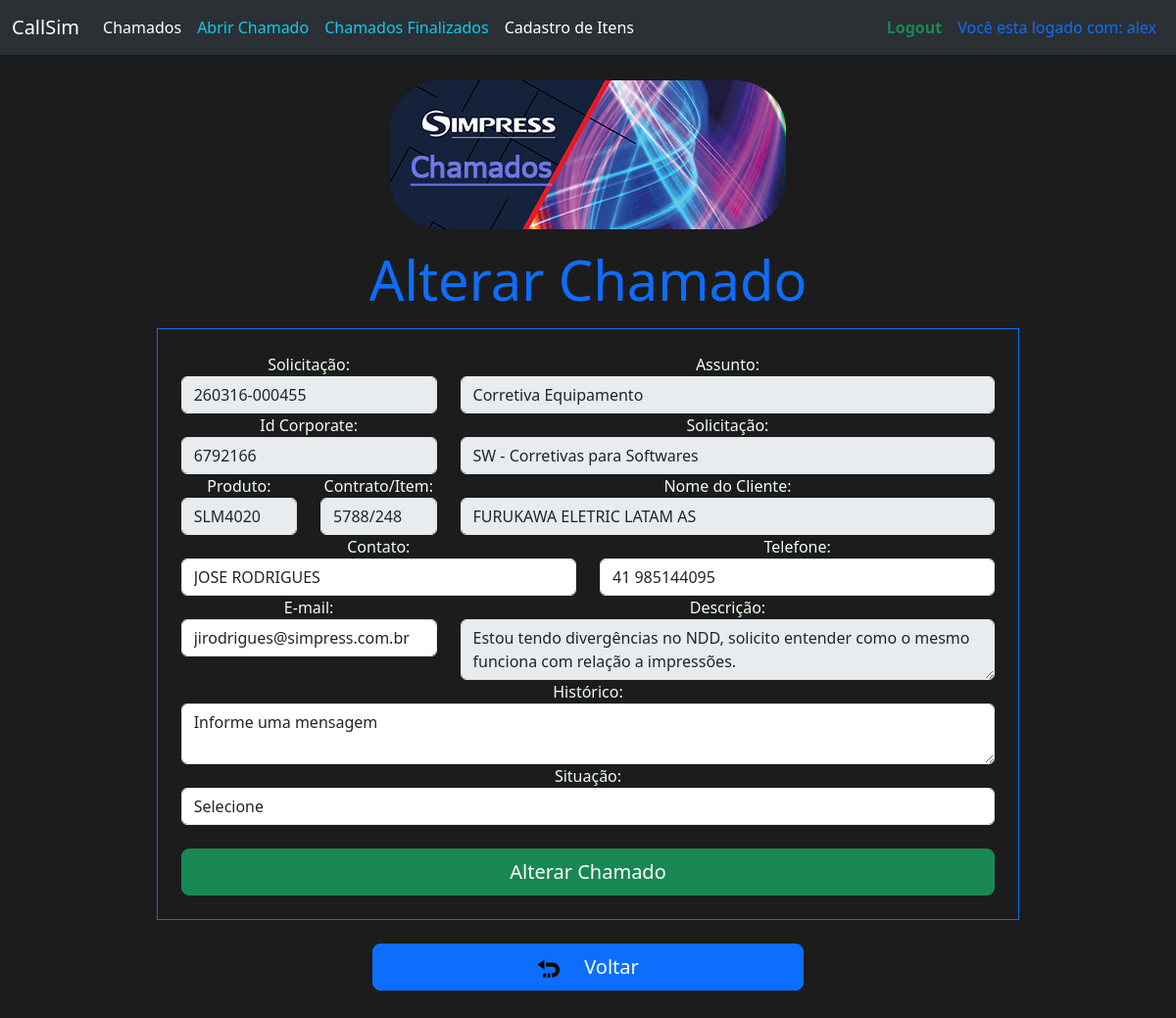
Screenshot of /alterar_chamado/1 (signed in) with the database file from the repository.
### CallSim/models.py (models this page shows, shortened)
class Usuario(db.Model, UserMixin):
    id = db.Column(db.Integer, primary_key=True)
    nome = db.Column(db.String(120), nullable=False)
    usuario = db.Column(db.String(length=100), nullable=False, unique=True)
    email = db.Column(db.String(length=100), nullable=False, unique=True)
    senha = db.Column(db.String(length=60), nullable=False, unique=True)
    lembrete_senha = db.Column(db.String(length=100), nullable=False, unique=True)
    @property
    def senhacript(self):
        return self.senhacrip

class Chamado(db.Model):
    id = db.Column(db.Integer, primary_key=True)
    solicitacao = db.Column(db.String(250), nullable=False)
    assunto = db.Column(db.String(220), nullable=False)
    id_os_corporate = db.Column(db.String(50), nullable=False)
    tipo_solicitacao = db.Column(db.String(220), nullable=False)
    produto = db.Column(db.String(220), nullable=False)
    contrato_item = db.Column(db.String(20), nullable=False)
    nome_cliente = db.Column(db.String(220), nullable=False)
    nome_contato = db.Column(db.String(220), nullable=False)
    telefone_contato = db.Column(db.String(220), nullable=False)
    email_contato = db.Column(db.String(220), nullable=False)
    descricao = db.Column(db.String(220), nullable=False)
    historico_mensagem = db.Column(db.String(250), nullable=False)
    situacao = db.Column(db.String(100), nullable=False)

class Situacao(db.Model):
    id = db.Column(db.Integer, primary_key=True)
    situacao = db.Column(db.String(250), nullable=False)

### CallSim/routes.py (the view, shortened to what this page needs)
@app.route('/alterar_chamado/<int:chamado_id>', methods=['GET', 'POST'])
@login_required
def alterar_chamado(chamado_id):
    chamado = Chamado.query.get_or_404(chamado_id)
    form = ChamadoAlteradoForm(obj=chamado)
    return render_template('alterar_chamado.html', form=form)

### CallSim/form.py (called while the page is built)
def choice_situacao_query():
    return Situacao.query

### CallSim/models.py (called while the page is built)
@login_manager.user_loader
def load_user(usuario_id):
    return Usuario.query.get(int(usuario_id))

### CallSim/templates/alterar_chamado.html (shortened to what this page needs)
{% extends 'base.html' %}
{% block conteudo %}
<div class="d-flex justify-content-center align-items-center">
    <div class="row">
        <div class="col-16">
            <div class="container text-center">
                <div class="row">
                    <div>
                        <img src="{{url_for('static', filename='img/banner_chamados.png')}}"
                             class="img-fluid h3 mb-3 mt-4">
                    </div>
                    <h1 class="h3 mb-3 text-primary display-4">Alterar Chamado</h1>
                </div>
                <form method="POST" class="form-register border border-primary p-4" id="formEncerrar" style="color: whitesmoke;">
                    <div class="row">
                        <div class="col-md-4">
                            {{ form.solicitacao.label()}}
                            {{ form.solicitacao(class="form-control", placeholder="Informe o número", readonly=true, disabled=true) }}
                        </div>
                        <div class="col-md-8">
                            {{ form.assunto.label()}}
                            {{ form.assunto(class="form-control", placeholder="Informe o Assunto", readonly=true, disabled=true) }}
                        </div>
                    </div>
                    <div class="row">
                        <div class="col-md-4">
                            {{ form.id_os_corporate.label()}}
                            {{ form.id_os_corporate(class="form-control", placeholder="Chamado Corporate", readonly=true, disabled=true) }}
                        </div>
                        <div class="col-md-8">
                            {{ form.tipo_solicitacao.label()}}
                            {{ form.tipo_solicitacao(class="form-control", readonly=true, disabled=true) }}
                        </div>
                    </div>
                    <div class="row">
                        <div class="col-md-2">
                            {{ form.produto.label()}}
                            {{ form.produto(class="form-control", readonly=true, disabled=true) }}
                        </div>
                        <div class="col-md-2">
                            {{ form.contrato_item.label()}}
                            {{ form.contrato_item(class="form-control", placeholder="Contrato/iten", readonly=true, disabled=true) }}
                        </div>
                        <div class="col-md-8">
                            {{ form.nome_cliente.label()}}
                            {{ form.nome_cliente(class="form-control", placeholder="Nome do cliente", readonly=true, disabled=true) }}
                        </div>
                    </div>
                    <div class="row">
                        <div class="col-md-6">
                            {{ form.nome_contato.label()}}
                            {{ form.nome_contato(class="form-control", placeholder="Nome do ponto focal") }}
                        </div>
                        <div class="col-md-6">
                            {{ form.telefone_contato.label()}}
                            {{ form.telefone_contato(class="form-control", placeholder="Número do telefone") }}
                        </div>
                    </div>
                    <div class="row">
                        <div class="col-md-4">
                            {{ form.email_contato.label()}}
                            {{ form.email_contato(class="form-control", placeholder="Número do telefone") }}
                        </div>
                        <div class="col-md-8">
                            {{ form.descricao.label()}}
                            {{ form.descricao(class="form-control", placeholder="Descrição do Chamado", readonly=true, disabled=true) }}
                        </div>
                    </div>
                    <div class="row">
                        <div class="col-md-12">
                            {{ form.historico_mensagem.label()}}
                            {{ form.historico_mensagem(class="form-control", placeholder="Histórico do Chamado") }}
                        </div>
                    </div>
                    <div class="row">
                        <div class="col-md-12">
                            {{ form.situacao.label()}}
                            {{ form.situacao(class="form-control") }}
                        </div>
                    </div>
                    <div class="d-grid mt-4">
                        <button type="button" class="btn btn-lg btn-success" data-bs-toggle="modal" data-bs-target="#encerrarChamado">
                            Alterar Chamado
                        </button>
                    </div>
                </form>
                <div class="text-center mt-4 mb-5">
                    <a href="{{url_for('lista_chamado')}}" class="btn btn-lg btn-primary w-50"><img
                            src="{{url_for('static', filename='img/voltar.png')}}" class="me-4">Voltar</img></a>
                </div>
            </div>
        </div>
    </div>
</div>
{% endblock %}

### CallSim/templates/base.html (shortened to what this page needs)
<!DOCTYPE html>
<html lang="pt-br">
<head>
    <link href="https://cdn.jsdelivr.net/npm/bootstrap@5.3.8/dist/css/bootstrap.min.css" rel="stylesheet"
>
</head>
<body>
<nav class="navbar navbar-expand-lg bg-body-tertiary" data-bs-theme="dark">
    <div class="container-fluid">
        <a class="navbar-brand" href="{{ url_for('home') }}">CallSim</a>
        <div class="collapse navbar-collapse" id="navbarNavAltMarkup">
            <div class="navbar-nav">
                <a class="nav-link active" aria-current="page" href="{{url_for('lista_chamado')}}">Chamados</a>
                <a class="nav-link active text-info" aria-current="page" href="{{url_for('abrir_chamado')}}">Abrir
                    Chamado</a>
                <a class="nav-link active text-info" aria-current="page" href="{{url_for('lista_chamado_encerrado')}}">Chamados
                    Finalizados</a>
                <a class="nav-link active" aria-current="page" href="{{ url_for('itens') }}">Cadastro de Itens</a>
            </div>
            <div class="navbar-nav ms-auto">
                {% if current_user.is_authenticated %}
                <a class="nav-link text-success fw-bold" href="{{url_for('logout')}}">Logout</a>
                <a class="nav-link text-primary">Você esta logado com: {{ current_user.usuario }}</a>
                {% else %}
                <a class="nav-link text-danger fw-semibold" href="{{url_for('index')}}">Login</a>
                <a class="nav-link disabled" aria-disabled="true">Não há usuário logado</a>
                {% endif %}
            </div>
        </div>
    </div>
</nav>
{% block conteudo %}
{% endblock %}
</body>
</html>

### CallSim/templates/base.html (style rules this page uses)
body { background-color: #1C1C1C; color: honeydew; }
form label { color: honeydew !important; }

### rows the page displays
Usuario: usuario "alex"
Chamado: solicitacao "260316-000455", assunto "Corretiva Equipamento", id_os_corporate "6792166", tipo_solicitacao "SW - Corretivas para Softwares", produto "SLM4020", contrato_item "5788/248", nome_cliente "FURUKAWA ELETRIC LATAM AS", nome_contato "JOSE RODRIGUES", telefone_contato "41 985144095", email_contato "jirodrigues@simpress.com.br", descricao "Estou tendo divergências no NDD, solicito entender como o mesmo funciona com relação a impressões.", historico_mensagem "Informe uma mensagem", situacao "Selecione"
